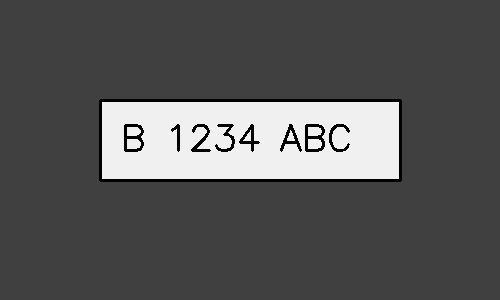
#> input picture better_test_plate.jpg, 500 x 300 px
$ python debug_ocr_candidates.py better_test_plate.jpg
#> lines starting #> are read from the running program, lines starting #| are printed output that depends on the picture; after the words box and inside, x2 and y2 are one past the last pixel; in counts of white or black regions, pixels touching at a corner belong together
#!/usr/bin/env python3

import cv2
import numpy as np
import pytesseract
import sys
import re

def enhance_for_ocr(roi):
    """Enhanced preprocessing for OCR"""
    if roi is None or roi.size == 0:
        return None

    # Convert to grayscale if needed
    if len(roi.shape) == 3:
        gray = cv2.cvtColor(roi, cv2.COLOR_BGR2GRAY)
    else:
        gray = roi.copy()

    h, w = gray.shape
    print(f"    📐 Original ROI size: {w}x{h}")

    # Apply bilateral filter to reduce noise
    bilateral = cv2.bilateralFilter(gray, 9, 75, 75)

    # Apply CLAHE for better contrast
    clahe = cv2.createCLAHE(clipLimit=3.0, tileGridSize=(8,8))
    clahe_img = clahe.apply(bilateral)

    # SUPER-RESOLUTION UPSCALING for CCTV images
    target_height = max(40, h * 4)  # Minimum 40px height, 4x upscaling
    target_width = max(120, w * 4)   # Minimum 120px width, 4x upscaling

    upscaled = cv2.resize(clahe_img, (target_width, target_height), interpolation=cv2.INTER_CUBIC)
    print(f"    🔍 Upscaled to: {target_width}x{target_height}")

    # Apply morphological operations to clean up text
    kernel = cv2.getStructuringElement(cv2.MORPH_RECT, (3, 3))
    morph = cv2.morphologyEx(upscaled, cv2.MORPH_CLOSE, kernel)

    # Apply threshold
    _, thresh = cv2.threshold(morph, 0, 255, cv2.THRESH_BINARY + cv2.THRESH_OTSU)

    return thresh

def test_ocr_on_roi(enhanced_roi, roi_index):
    """Test multiple OCR strategies on enhanced ROI"""
    if enhanced_roi is None:
        return []

    results = []

    # Multiple PSM modes for different text layouts
    psm_modes = [7, 8, 6, 13]  # Single text line, single word, single block, raw line

    for psm in psm_modes:
        try:
            config = f'--psm {psm} -c tessedit_char_whitelist=ABCDEFGHIJKLMNOPQRSTUVWXYZ0123456789'
            text = pytesseract.image_to_string(enhanced_roi, config=config).strip()

            if text and len(text) >= 2:  # At least 2 characters
                # Get confidence data
                data = pytesseract.image_to_data(enhanced_roi, config=config, output_type=pytesseract.Output.DICT)
                confidences = [int(conf) for conf in data['conf'] if int(conf) > 0]
                avg_confidence = sum(confidences) / len(confidences) if confidences else 0

                results.append({
                    'text': text,
                    'psm': psm,
                    'confidence': avg_confidence,
                    'char_count': len(text)
                })

                print(f"      PSM {psm}: '{text}' (conf: {avg_confidence:.1f}%)")

        except Exception as e:
            print(f"      PSM {psm}: Error - {e}")

    return results

def debug_ocr_candidates(image_path):
    """Debug OCR on detected candidates"""
#> called with image_path = 'better_test_plate.jpg'
    print(f"🔍 Testing OCR on candidates from: {image_path}")

    # Load image
    image = cv2.imread(image_path)
#> image is the input picture: shape (300, 500, 3); min 0, max 247, mean 87.3
    if image is None:
        print("❌ Could not load image")
        return

    # Get candidates using same logic as debug_contour_detection
    gray = cv2.cvtColor(image, cv2.COLOR_BGR2GRAY)
    bilateral = cv2.bilateralFilter(gray, 11, 17, 17)
    edged = cv2.Canny(bilateral, 30, 200)
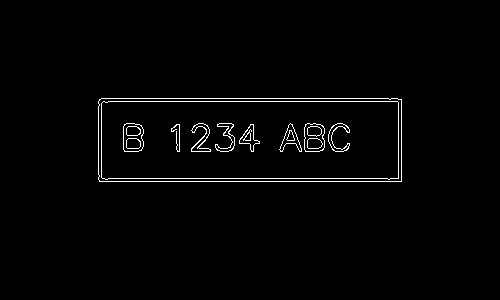
#> edged: shape (300, 500); 1.7% white in thin lines or dots, all inside (x1, y1, x2, y2) = (98, 98, 402, 182)
    contours, _ = cv2.findContours(edged, cv2.RETR_TREE, cv2.CHAIN_APPROX_SIMPLE)
#> contours = 31 contours, 1 with area under 20; largest, box (x1, y1, x2, y2) and area: (98, 98, 402, 182) 25134, (98, 98, 402, 182) 25132, (101, 101, 399, 180) 22868, (101, 101, 399, 180) 22868, (304, 123, 325, 152) 518

    candidates = []
    for contour in contours:
        x, y, w, h = cv2.boundingRect(contour)
        area = w * h

        if area < 100:
            continue

        aspect_ratio = w / h if h > 0 else 0

        if 1.5 <= aspect_ratio <= 6.0 and area >= 100:
            candidates.append({
                'bbox': (x, y, w, h),
                'area': area,
                'aspect_ratio': aspect_ratio
            })
#> this loop made 31 passes
#> (x, y, w, h, area, aspect_ratio) on passes 1, 2, 3, 4, 5, 6, 7, 9, 10, 11, 12, 13: (98, 98, 304, 84, 25536, 3.62), (98, 98, 304, 84, 25536, 3.62), (101, 101, 298, 79, 23542, 3.77), (101, 101, 298, 79, 23542, 3.77), (239, 124, 21, 28, 588, 0.75), (239, 124, 21, 28, 588, 0.75), (243, 129, 9, 12, 108, 0.75), (171, 124, 9, 28, 252, 0.321), (328, 123, 22, 29, 638, 0.759), (328, 123, 22, 29, 638, 0.759), (304, 123, 21, 29, 609, 0.724), (304, 123, 21, 29, 609, 0.724)
#> (x, y, w, h, area) on passes 8, 20, 21: (244, 132, 7, 9, 63), (286, 130, 9, 11, 99), (286, 130, 9, 11, 99)
#> after the loop, candidates = 6 items

    # Sort by area (largest first)
    candidates.sort(key=lambda x: x['area'], reverse=True)

    print(f"🎯 Testing OCR on top {min(10, len(candidates))} candidates:")
#| 🎯 Testing OCR on top 6 candidates:

    all_ocr_results = []

    for i, candidate in enumerate(candidates[:10]):
        x, y, w, h = candidate['bbox']
        print(f"\n  📋 Candidate {i+1}: bbox=({x},{y},{w},{h}) area={candidate['area']} AR={candidate['aspect_ratio']:.2f}")

        # Extract ROI
        roi = image[y:y+h, x:x+w]
        if roi.size == 0:
            print("    ❌ Empty ROI")
            continue

        # Save original ROI
        cv2.imwrite(f'contoh/candidate_{i}_roi.jpg', roi)

        # Enhance for OCR
        enhanced = enhance_for_ocr(roi)
        if enhanced is not None:
            cv2.imwrite(f'contoh/candidate_{i}_enhanced.jpg', enhanced)

            # Test OCR
            ocr_results = test_ocr_on_roi(enhanced, i)

            if ocr_results:
                # Find best result (highest confidence with reasonable length)
                best = max(ocr_results, key=lambda x: x['confidence'] if x['char_count'] >= 4 else 0)
                all_ocr_results.append({
                    'candidate': i+1,
                    'bbox': candidate['bbox'],
                    'best_text': best['text'],
                    'confidence': best['confidence'],
                    'all_results': ocr_results
                })
                print(f"    ✅ Best: '{best['text']}' (conf: {best['confidence']:.1f}%)")
            else:
                print("    ❌ No readable text found")
#> this loop made 1 pass
#> (x, y, target_height in enhance_for_ocr, target_width in enhance_for_ocr, kernel in enhance_for_ocr, psm_modes in test_ocr_on_roi) on pass 1: (98, 98, 336, 1216, [[1, 1, 1], [1, 1, 1], [1, 1, 1]], [7, 8, 6, 13])
#|   📋 Candidate 1: bbox=(98,98,304,84) area=25536 AR=3.62
#|     📐 Original ROI size: 304x84
#|     🔍 Upscaled to: 1216x336
#> pass 1, in debug_ocr_candidates, `roi = image[y:y+h, x:x+w]`:
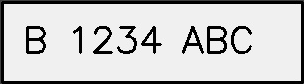
#> roi: shape (84, 304, 3); min 0, max 247, mean 201.1
#> pass 1, in enhance_for_ocr, `clahe_img = clahe.apply(bilateral)`:
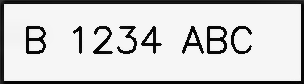
#> clahe_img: shape (84, 304); min 3, max 246, mean 206.8
#> after the loop:
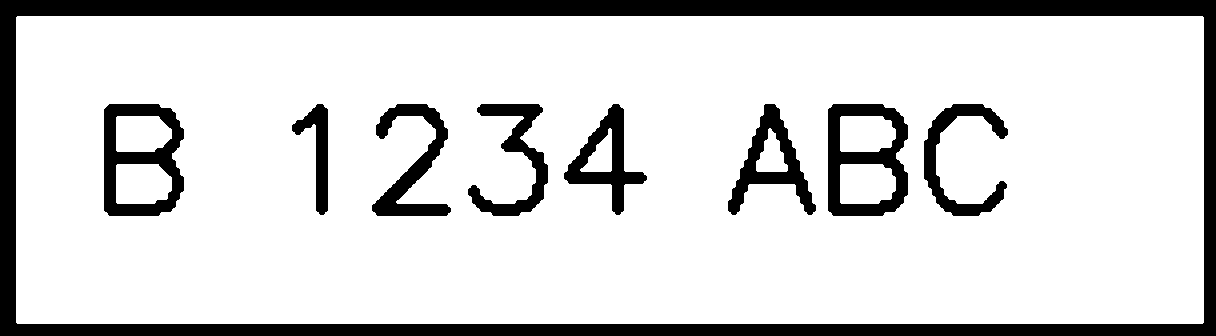
#> enhanced: shape (336, 1216); 83.3% white; 9 black regions, largest, box (x1, y1, x2, y2) and area: (0, 0, 1216, 336) 42676, (828, 104, 908, 216) 4388, (104, 104, 184, 216) 4357
#> after the loop, all_ocr_results = []

    # Summary
    print(f"\n📊 OCR Results Summary:")
    if all_ocr_results:
        print(f"  Found text in {len(all_ocr_results)} candidates:")
        for result in all_ocr_results:
            x, y, w, h = result['bbox']
            print(f"    Candidate {result['candidate']}: '{result['best_text']}' at ({x},{y},{w},{h})")
    else:
        print("  ❌ No readable text found in any candidate")

    return all_ocr_results

if __name__ == "__main__":
    if len(sys.argv) != 2:
        print("Usage: python3 debug_ocr_candidates.py <image_path>")
        sys.exit(1)

    debug_ocr_candidates(sys.argv[1])
#> (the call stopped at in test_ocr_on_roi, `text = pytesseract.image_to_string(enhanced_roi, config=config).strip()`: pytesseract is not available in this run)
